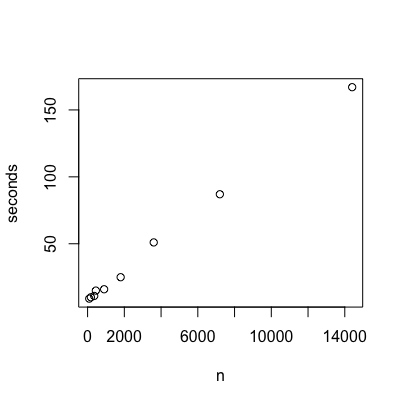

Reproduce this figure in R.
# Actual time elapsed by 'n': 'seconds' (for 'R'): 

n <- c(90, 180, 360, 450, 900, 1800, 3600, 7200, 14402)
seconds <- c(9, 10, 11, 15, 16, 25, 51, 87, 167)
plot(n, seconds)
